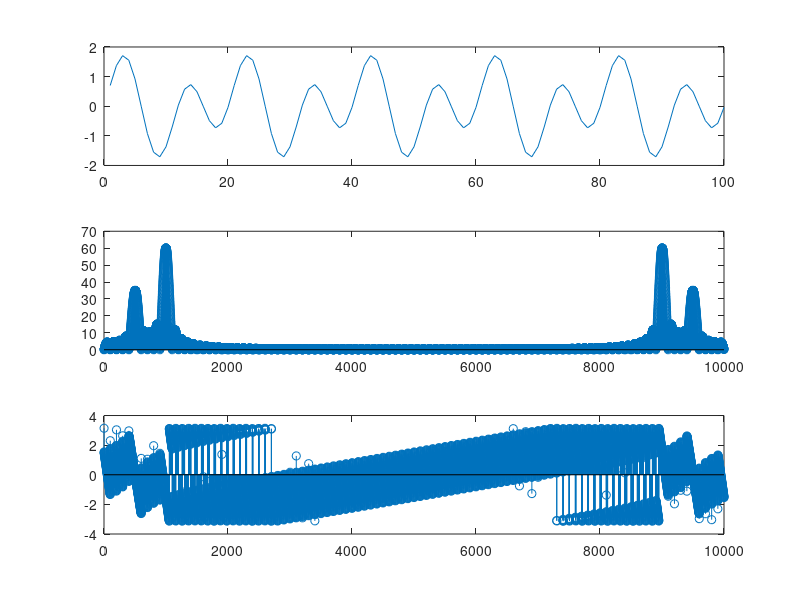

MATLAB code for this plot:
% Exercise 1

clear all
close all

f1 = 0.05;
f2 = 0.1;

n = 0:99;
frequencies = n/length(n);

x = 0.7*cos(2*pi*f1*n) + 1.2*sin(2*pi*f2*n);
%S = fft(x);
S = fft(x, 10000);  % c).
Smod = abs(S);
Sphase = angle(S);

subplot( 3, 1, 1);
plot(x)
subplot( 3, 1, 2);
stem(Smod)
%stem(frequencies, Smod)
subplot( 3, 1, 3);
stem(Sphase)
%stem(frequencies, Sphase)
